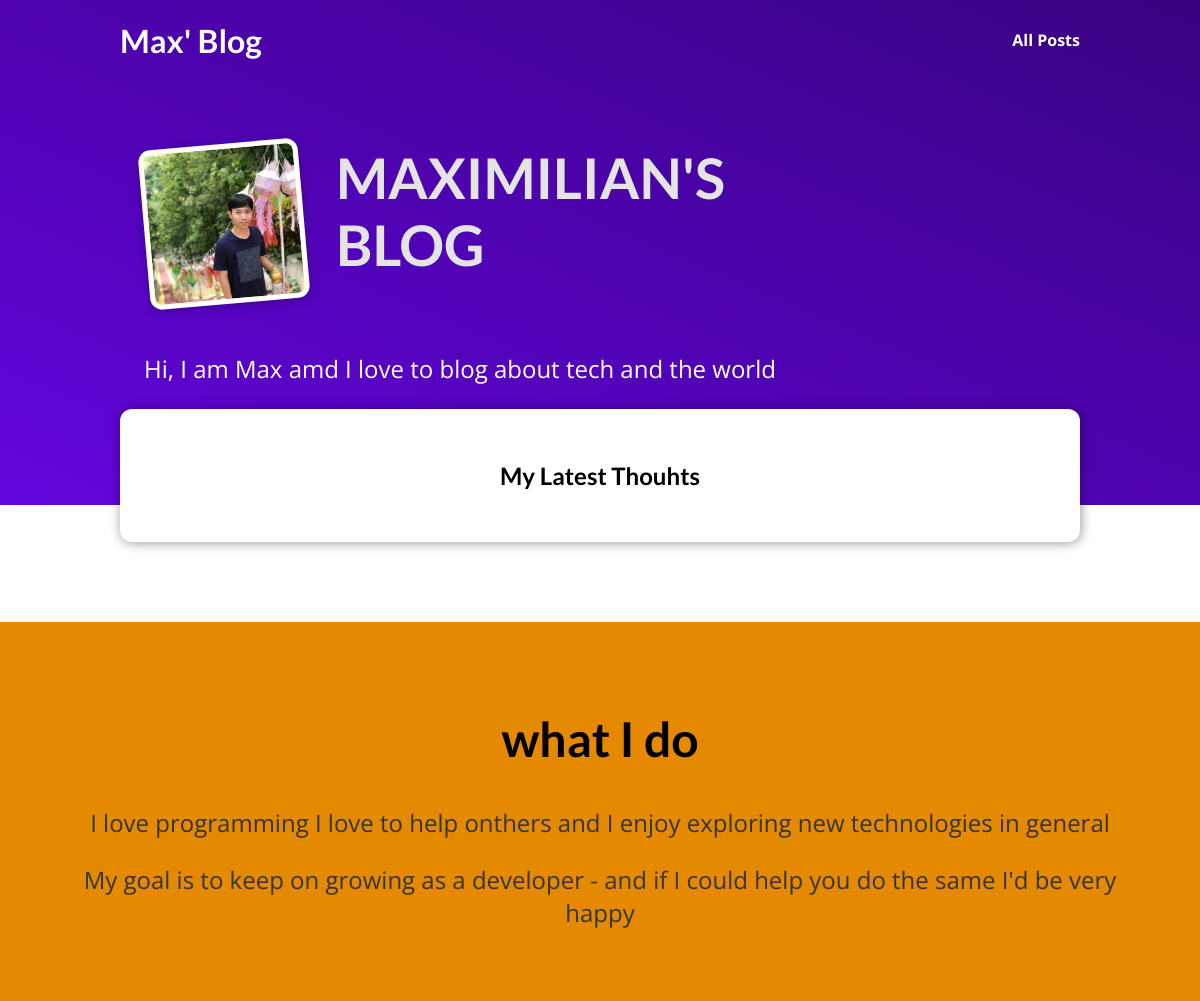
/blog/, run on an earlier commit of the app's database.
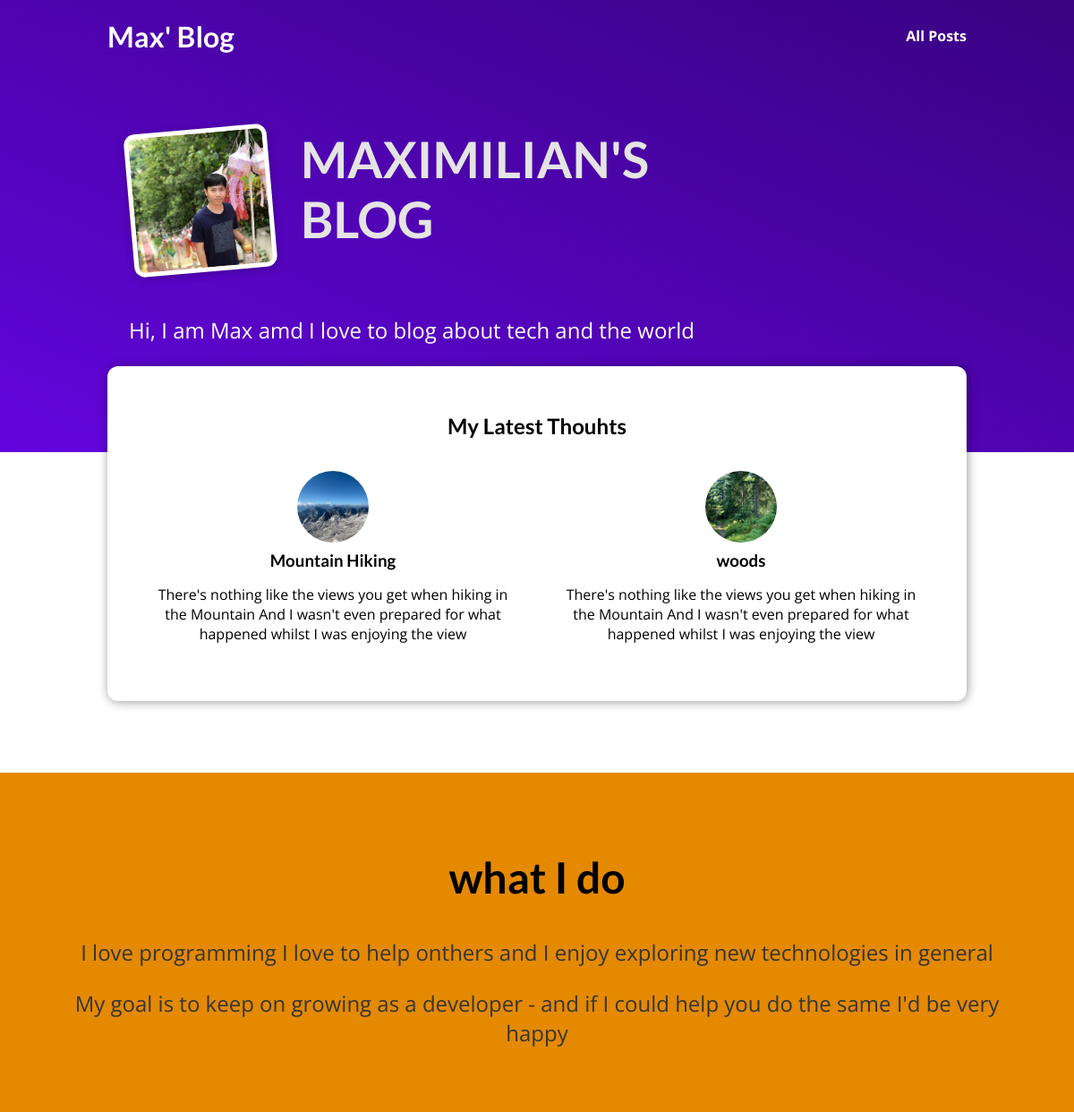
And on a later commit of the database.
### blog/models.py (models this page shows)
class Post(models.Model):
    title = models.CharField(max_length=150)
    excerpt = models.CharField(max_length=200)
    image_name = models.CharField(max_length=100)
    date = models.DateField(auto_now=TRUE)
    slug = models.SlugField(unique=True, db_index=True)
    content = models.TextField(validators=[MinLengthValidator(10)])
    author = models.ForeignKey(
        Author, on_delete=models.SET_NULL, null=True, related_name="posts")
    tags = models.ManyToManyField(Tag)

### blog/views.py (the view)
# urls.py: path("",views.starting_page, name="starting-page"),
def starting_page(request):
    latest_posts = Post.objects.all().order_by("-date")[:3]
    return render(request, "blog/index.html",{
        "posts":latest_posts
    }
    )

### blog/templates/blog/index.html (shortened to what this page needs)
{% extends 'base.html' %}
{% load static %}
{% block css_files %}
    <link rel="stylesheet" href="{% static 'blog/post.css' %}" />
    <link rel="stylesheet" href="{% static 'blog/index.css' %}" />
{% endblock  %}
{% block content %}
    <section id="welcome">
        <header>
            <img src="{% static 'blog/images/my.jpg' %}" alt="Max - The Author Of This Blog">
            <h2>MAXIMILIAN'S BLOG</h2>
        </header>
        <p>Hi, I am Max amd I love to blog about tech and the world</p>
    </section>
    <section id="latest-posts">
     <h2>My Latest Thouhts</h2>
        <ul>
            {% for post in posts %}
               {% include "blog/includes/post.html" %}
            {% endfor %}
        </ul>
    </section>
    <section id="about">
        <h2>what I do</h2>
        <p>
            I love programming I love to help onthers and I enjoy exploring new
            technologies in general
        </p>
        <p>
            My goal is to keep on growing as a developer - and if I could help you do
            the same I'd be very happy
        </p>
    </section>
{% endblock  %}

### templates/base.html (shortened to what this page needs)
{% load static %}
<!DOCTYPE html>
<html lang="en">
<head>
    <link rel="stylesheet" href="{% static 'app.css' %}">
    {% block css_files %}{% endblock  %}
</head>
<body>
    <header id="main-navigation">
        <h1><a href="{% url 'starting-page' %}">Max' Blog</a></h1>
        <nav>
            <a href="{% url 'posts-page' %}">All Posts</a>
        </nav>
    </header>
    {% block content %}
    {% endblock  %}
</body>
</html>

### blog/templates/blog/includes/post.html
{% load static %}
<li>
    <article class="post">
        <a href="{% url 'post-detail-page' post.slug %}">
            <img src="{% static 'blog/images/'|add:post.image_name %}" alt="{{ post.title}}" />
            <div class="post__content">
                <h3>{{ post.title }}</h3>
                <p>
                    {{ post.excerpt}}
                </p>
            </div>
        </a>
    </article>
</li>

### static/app.css (style rules this page uses)
* { box-sizing: border-box; }
html { font-family: 'Open Sans', 'Lato', sans-serif; }
body { margin: 0; }
h1, h2, h3 { font-family: 'Lato', sans-serif; font-weight: bold; }
#main-navigation { width: 100%; height: 5rem; display: flex; justify-content: space-between; align-items: center; padding: 0 10%; position: absolute; top: 0; left: 0; }
#main-navigation a { text-decoration: none; color: white; font-weight: bold; }

### blog/static/blog/post.css (style rules this page uses)
.post { display: flex; flex-direction: column; align-items: center; text-align: center; }
.post a { text-decoration: none; color: black; transition: all 0.2s ease; padding: 1rem; }
.post img { width: 5rem; height: 5rem; object-fit: cover; border-radius: 50%; }
.post h3 { margin: 0.25rem 0; }

### blog/static/blog/index.css (style rules this page uses)
#welcome { background: linear-gradient(to right top, #6305dd, #390281); padding: 6rem 12%; }
#welcome header { display: flex; align-items: flex-start; margin: 3rem auto; }
#welcome img { width: 10rem; height: 10rem; object-fit: cover; object-position: top; border: 5px solid white; border-radius: 12px; background-color: #ffe1bf; transform: rotateZ(-5deg); box-shadow: 0 2px 8px rgba(0, 0, 0, 0.25); }
#welcome h2 { font-size: 3.5rem; margin: 0 0 0 2rem; color: #e4e4e4; width: 10rem; }
#welcome p { color: white; font-size: 1.5rem; }
#latest-posts { background-color: white; padding: 2rem; border-radius: 12px; width: 60rem; margin: -6rem auto 2rem auto; box-shadow: 1px 1px 12px rgba(0, 0, 0, 0.4); }
#latest-posts h2 { text-align: center; }
#latest-posts ul { list-style: none; margin: 0; padding: 0; display: flex; gap: 1rem; }
#latest-posts li { flex: 1; }
#about { text-align: center; padding: 3rem; background-color: #e48900; margin-top: 5rem; }
#about h2 { font-size: 3rem; }
#about p { font-size: 1.5rem; color: #353535; }

What changed in the data, as far as the page shows it:
added Post: image_name (picture), title "Mountain Hiking", excerpt "There's nothing like the views you get when hiking in the Mountain And I wasn't even prepared for what happened whilst I was enjoying the view"
added Post: image_name+title (picture), title "woods", excerpt "There's nothing like the views you get when hiking in the Mountain And I wasn't even prepared for what happened whilst I was enjoying the view"
